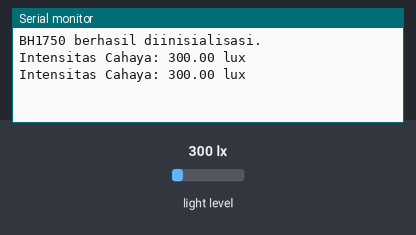
Recording of a sketch running on a simulated ESP32. Parts: the last lines printed to the serial monitor. Inputs (shaded band) come from the test bench; at power-on: light level 300 lx.

Above: at 1.8 s.
1.9 s: light level set to 40 lx
At 2.8 s:
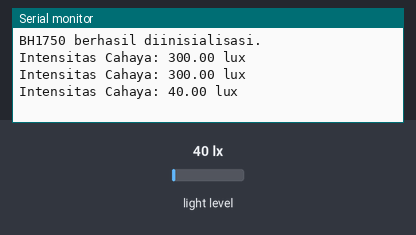
3.4 s: light level set to 500 lx
At 4.7 s:
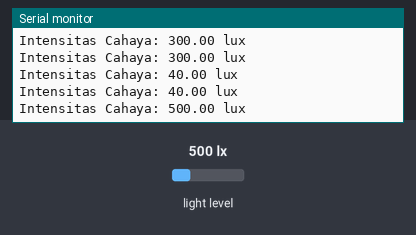
Timing chart, 0 to 6.4 s (numbered marks = the images above; inputs shaded):
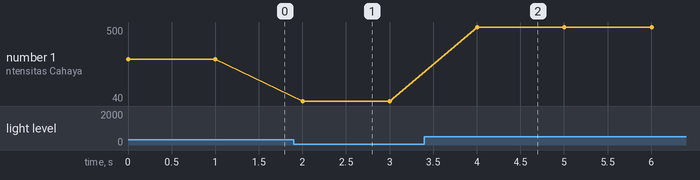

Measured:
- after the input at 1.9 s, the serial monitor: prints a new line after 0.10 s (image 1)
- after the input at 3.4 s, the serial monitor: prints a new line after 0.60 s (image 2)
- plotted number 1: 300 → 40 after the input at 1.9 s, 40 → 500 after the input at 3.4 s

The sketch:

sketch_aug3b.ino
```cpp
#include <Wire.h>
#include <BH1750.h>

#define SDA_PIN 21
#define SCL_PIN 22

BH1750 lightMeter;

void setup() {
  Serial.begin(115200);

  // Inisialisasi I2C
  Wire.begin(SDA_PIN, SCL_PIN);

  // Inisialisasi BH1750
  if (lightMeter.begin(BH1750::CONTINUOUS_HIGH_RES_MODE)) {
    Serial.println("BH1750 berhasil diinisialisasi.");
  } else {
    Serial.println("Gagal mendeteksi BH1750!");
    while (1);
  }
}

void loop() {
  float lux = lightMeter.readLightLevel();

  if (lux >= 0) {
    Serial.print("Intensitas Cahaya: ");
    Serial.print(lux);
    Serial.println(" lux");
  } else {
    Serial.println("Gagal membaca sensor.");
  }

  delay(1000);
}
```
